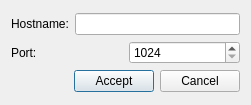
<?xml version="1.0" encoding="UTF-8"?>
<ui version="4.0">
 <class>ConnectionDialog</class>
 <widget class="QDialog" name="ConnectionDialog">
  <property name="geometry">
   <rect>
    <x>0</x>
    <y>0</y>
    <width>251</width>
    <height>105</height>
   </rect>
  </property>
  <property name="windowTitle">
   <string>Dialog</string>
  </property>
  <layout class="QVBoxLayout" name="verticalLayout_2">
   <item>
    <layout class="QVBoxLayout" name="verticalLayout">
     <item>
      <layout class="QHBoxLayout" name="horizontalLayout_2">
       <item>
        <widget class="QLabel" name="label">
         <property name="text">
          <string>Hostname:</string>
         </property>
        </widget>
       </item>
       <item>
        <widget class="QLineEdit" name="txtHostname"/>
       </item>
      </layout>
     </item>
     <item>
      <layout class="QHBoxLayout" name="horizontalLayout_3">
       <item>
        <widget class="QLabel" name="label_2">
         <property name="text">
          <string>Port:</string>
         </property>
        </widget>
       </item>
       <item>
        <widget class="QSpinBox" name="spinnerPort">
         <property name="minimum">
          <number>1024</number>
         </property>
         <property name="maximum">
          <number>65535</number>
         </property>
        </widget>
       </item>
      </layout>
     </item>
     <item>
      <layout class="QHBoxLayout" name="horizontalLayout">
       <item>
        <spacer name="horizontalSpacer">
         <property name="orientation">
          <enum>Qt::Horizontal</enum>
         </property>
         <property name="sizeHint" stdset="0">
          <size>
           <width>40</width>
           <height>20</height>
          </size>
         </property>
        </spacer>
       </item>
       <item>
        <widget class="QPushButton" name="btnAccept">
         <property name="text">
          <string>Accept</string>
         </property>
        </widget>
       </item>
       <item>
        <widget class="QPushButton" name="btnReject">
         <property name="text">
          <string>Cancel</string>
         </property>
        </widget>
       </item>
      </layout>
     </item>
    </layout>
   </item>
  </layout>
 </widget>
 <resources/>
 <connections/>
</ui>
